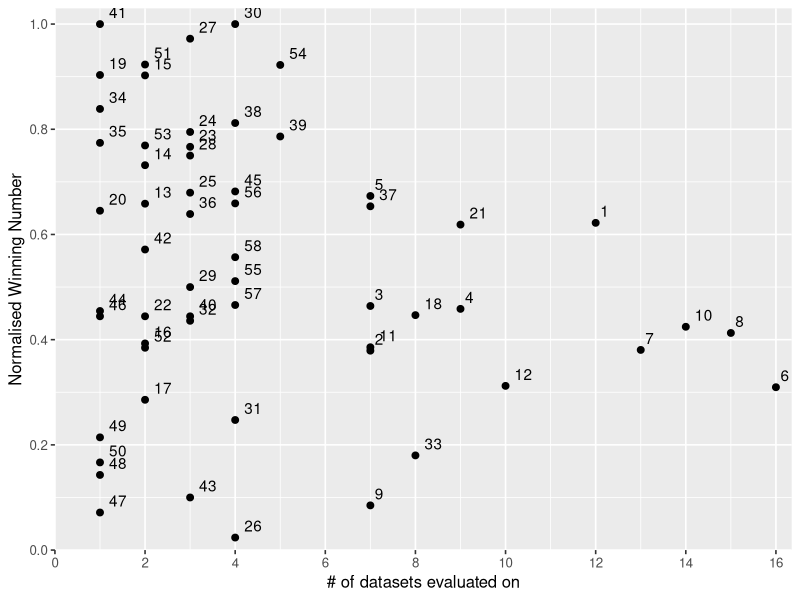

Generate this figure with R:
setwd("C:/Git-data/Afstuderen/method_selection")
require(ggplot2)

ltr_data = read.csv("ndcg10_results.csv")
temp <- ltr_data[,c(2:(length(ltr_data)-2))]
winnum <- apply(temp, 2, function(x) sapply(x, function(y) if(is.na(y)){NA}else{sum(x[!is.na(x)]<y)}))
winnum <- data.frame(winnum)
ideal_winnum <- apply(winnum, 2, function(x) sapply(x, function(y) if(is.na(y)){0}else{if(length(x[!is.na(x)]) == 0){0}else{max(x[!is.na(x)])}}))
summed_winnum <- apply(winnum, 1, function(x) sum(x,na.rm=TRUE))
summed_ideal_winnum <- apply(ideal_winnum, 1, function(x) sum(x,na.rm=TRUE))

norm_winnum <- summed_winnum/summed_ideal_winnum

nr_measurements <- apply(temp,1,function(x) sum(!is.na(x)))

output <- data.frame("Method" = ltr_data[,1], "Normalised_winning_number" = norm_winnum, "Nr_measurements"=nr_measurements)

# add ID's to output
output$id <- seq_len(nrow(output))
nc <- ncol(output)
output <- output[, c(nc, 1:(nc-1))]

# plot graph
ggplot(output, aes(Nr_measurements,Normalised_winning_number)) + geom_point(size=2) + 
  geom_text(aes(label=id), hjust=-0.5, vjust=-0.5) + 
  theme_grey(base_size=12, base_family="") + 
  scale_x_continuous("# of datasets evaluated on", expand = c(0,0), breaks=c(0,2,4,6,8,10,12,14, 16)) +
  scale_y_continuous("Normalised Winning Number", expand = c(0,0), breaks=c(0,0.2,0.4,0.6,0.8,1.0)) +
  expand_limits(x = c(0,16.35), y = c(0,1.03))
